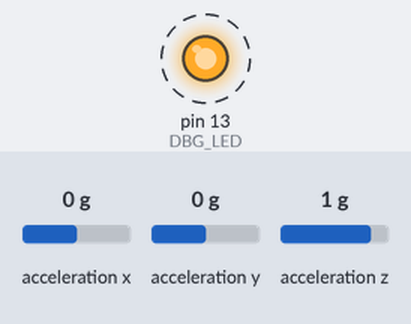
Simulated run of this sketch. Board: Arduino Uno, built with avr-gcc and run on an emulated ATmega328P. Shown: output pins drawn as LEDs (lit = HIGH). Wiring (inferred from the names in the program): ADXL345 accelerometer at I2C address 0x53. Dashed ring = blinking. Inputs (shaded band) come from the test bench; at power-on: acceleration x 0 g, acceleration y 0 g, acceleration z 1 g. What the sketch prints to the serial monitor is not drawn.

Above: at 0.5 s.
Timing chart, 0 to 4.6 s (numbered marks = the images above):
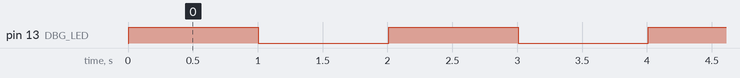

The sketch:

adxl345_demo.ino
```cpp
/*
  adxl345_demo
  Demo FW untuk Accelerometer sensor ADXL345

  Author: eprasetio
  Date: 1/31/15
 */

#include <Wire.h>

#define ADXL345 0x53  // define sensor address here

#define REG_DEVID  0x00
#define REG_THRESH_TAP  0x1D
#define REG_OFSX  0x1E
#define REG_OFSY  0x1F
#define REG_OFSZ  0x20
#define REG_DUR  0x21
#define REG_LATENT  0x22
#define REG_WINDOW  0x23
#define REG_THRESH_ACT  0x24
#define REG_THRESH_INACT  0x25
#define REG_TIME_INACT  0x26
#define REG_ACT_INACT_CTL 0x27
#define REG_THRESH_FF 0x28
#define REG_TIME_FF 0x29
#define REG_TAP_AXES  0x2A
#define REG_ACT_TAP_STATUS  0x2B
#define REG_BW_RATE 0x2C
#define REG_POWER_CTL 0x2D
#define REG_INT_ENABLE  0x2E
#define REG_INT_MAP 0x2F
#define REG_INT_SOURCE  0x30
#define REG_DATA_FORMAT 0x31
#define REG_DATAX0  0x32
#define REG_DATAX1  0x33
#define REG_DATAY0  0x34
#define REG_DATAY1  0x35
#define REG_DATAZ0  0x36
#define REG_DATAZ1  0x37
#define REG_FIFO_CTL  0x38
#define REG_FIFO_STATUS  0x39

#define DBG_LED 13

// variables to store sensor values
int data_x;
int data_y;
int data_z;

// Function untuk mengirim data ke sensor
void write_data(int device, byte reg_addr, byte data){
  Wire.beginTransmission(device);
  Wire.write(reg_addr);
  Wire.write(data);
  Wire.endTransmission();
}

// Function untuk membaca data dari device
unsigned char read_data(int device, byte reg_addr, int data_len){
 unsigned char buffer;

 Wire.beginTransmission(device);
 Wire.write(reg_addr);
 Wire.endTransmission();

 Wire.beginTransmission(device);
 Wire.requestFrom(device, data_len);
 while(Wire.available()){
  buffer = Wire.read();
 }

 return buffer;
}


// function setup di bawah akan di jalankan sekali dan
// pertama kali ketika program mulai berjalan
void setup() {
  // initialize the digital pin nomor 13 sebagai output
  pinMode(DBG_LED, OUTPUT);
  Wire.begin();  // initialize wire transmission
  Serial.begin(9600);

  Serial.println("ADXL345 demo firmware");

  write_data(ADXL345, REG_POWER_CTL, 0); // clear up registers value
  write_data(ADXL345, REG_POWER_CTL, 16); // enables auto sleep
  write_data(ADXL345, REG_POWER_CTL, 8);  // enable measurements

  // initialize temp data buffer
  data_x = 0;
  data_y = 0;
  data_z = 0;

}


// function loop di bawah akan berjalan terus menerus dan diulang kembali:
void loop() {

  data_x = (int) ( read_data(ADXL345, REG_DATAX0, 1) | (read_data(ADXL345, REG_DATAX1, 1) << 8) );
  data_y = (int) ( read_data(ADXL345, REG_DATAY0, 1) | (read_data(ADXL345, REG_DATAY1, 1) << 8) );
  data_z = (int) ( read_data(ADXL345, REG_DATAZ0, 1) | (read_data(ADXL345, REG_DATAZ1, 1) << 8) );

  Serial.print("DATA X:");
  Serial.print(data_x);
  Serial.print("\tDATA Y:");
  Serial.print(data_y);
  Serial.print("\tDATA Z:");
  Serial.println(data_z);
  Serial.println();

  digitalWrite(DBG_LED, HIGH);   // turn the LED on (HIGH is the voltage level)
  delay(1000);               // wait for a second
  digitalWrite(DBG_LED, LOW);    // turn the LED off by making the voltage LOW
  delay(1000);               // wait for a second
}
```

Measured:
- by itself, pin 13 (DBG_LED): alternates HIGH for 1.0 s and LOW for 1.0 s
